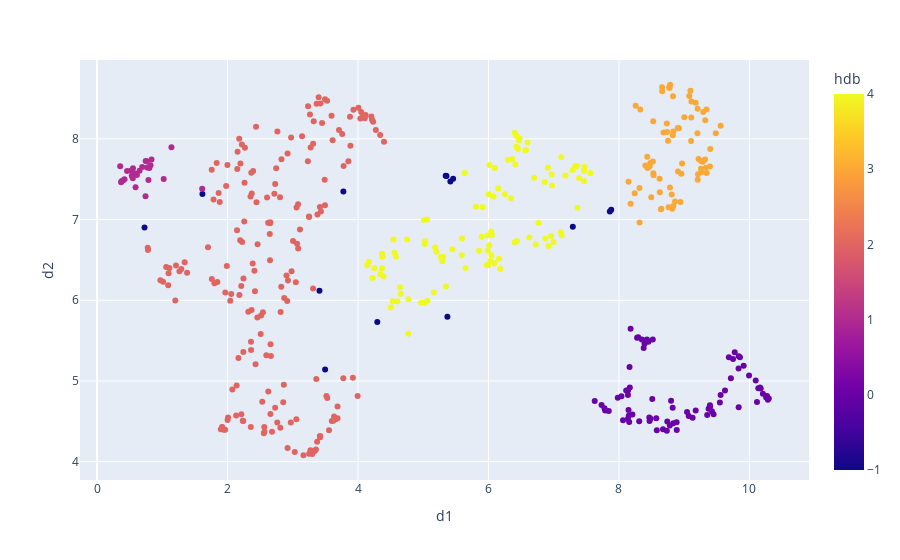

This figure's notebook cell:
### Code cell
clusterer = HDBSCAN(min_samples=10, cluster_selection_epsilon=0.1) 
clusterer.fit(mod.embedding_)

out["hdb"] = clusterer.labels_
px.scatter(out, x="d1", y="d2", color="hdb")

### Figure 1 — Plotly figure (JSON) as saved in the notebook; plotly's stock layout.template omitted (floating-point values rounded to 4 significant figures; data arrays with more than 128 entries replaced by an {"elided": "..."} marker saying what was removed)
{"data": [{"hovertemplate": "d1=%{x}<br>d2=%{y}<br>hdb=%{marker.color}<extra></extra>", "legendgroup": "", "marker": {"color": {"elided": "481 int values"}, "coloraxis": "coloraxis", "symbol": "circle"}, "mode": "markers", "name": "", "orientation": "v", "showlegend": false, "type": "scatter", "x": {"elided": "481 float values"}, "xaxis": "x", "y": {"elided": "481 float values"}, "yaxis": "y"}], "layout": {"coloraxis": {"colorbar": {"title": {"text": "hdb"}}, "colorscale": [[0, "#0d0887"], [0.1111, "#46039f"], [0.2222, "#7201a8"], [0.3333, "#9c179e"], [0.4444, "#bd3786"], [0.5556, "#d8576b"], [0.6667, "#ed7953"], [0.7778, "#fb9f3a"], [0.8889, "#fdca26"], [1, "#f0f921"]]}, "legend": {"tracegroupgap": 0}, "margin": {"t": 60}, "xaxis": {"anchor": "y", "domain": [0, 1], "title": {"text": "d1"}}, "yaxis": {"anchor": "x", "domain": [0, 1], "title": {"text": "d2"}}}}
